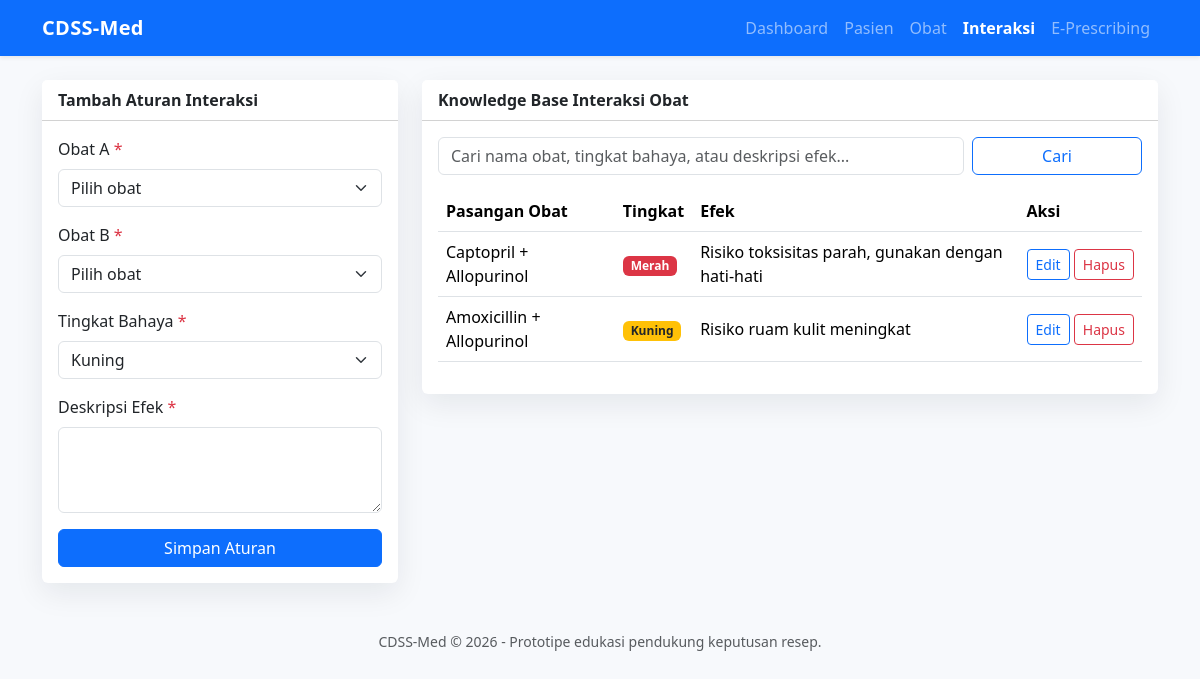
The page /interaksi.php on the database as committed earlier.
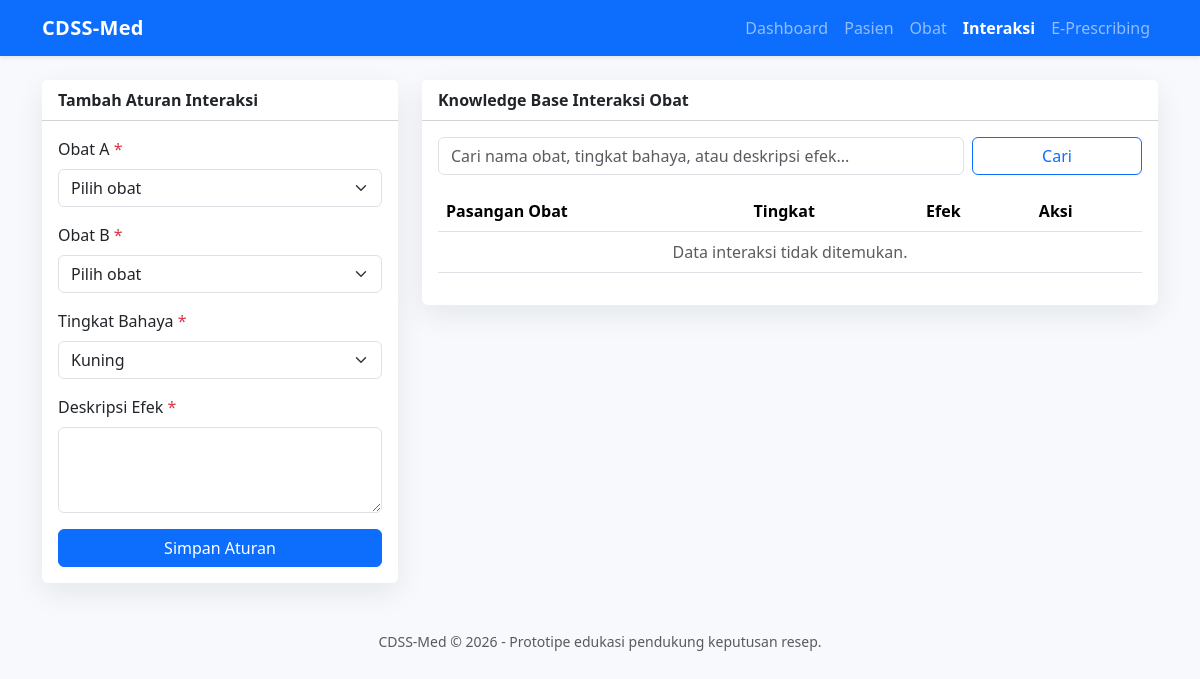
The same page on the database as committed later.
### tables this page shows
CREATE TABLE aturan_interaksi (
    id INT AUTO_INCREMENT PRIMARY KEY,
    obat1_id INT NOT NULL,
    obat2_id INT NOT NULL,
    tingkat_bahaya ENUM('Kuning', 'Merah') NOT NULL,
    deskripsi_efek TEXT NOT NULL,
    created_at TIMESTAMP DEFAULT CURRENT_TIMESTAMP,
    CONSTRAINT fk_interaksi_obat1 FOREIGN KEY (obat1_id) REFERENCES obat(id) ON DELETE CASCADE,
    CONSTRAINT fk_interaksi_obat2 FOREIGN KEY (obat2_id) REFERENCES obat(id) ON DELETE CASCADE,
    CONSTRAINT chk_interaksi_obat_berbeda CHECK (obat1_id <> obat2_id),
    CONSTRAINT uq_interaksi_pasangan UNIQUE (obat1_id, obat2_id)
);

CREATE TABLE obat (
    id INT AUTO_INCREMENT PRIMARY KEY,
    nama_obat VARCHAR(120) NOT NULL UNIQUE,
    kategori VARCHAR(80) NULL,
    harga DECIMAL(12,2) NOT NULL DEFAULT 0,
    created_at TIMESTAMP DEFAULT CURRENT_TIMESTAMP
);

### koneksi.php (called while the page is built, shortened)
<?php
function e(?string $value): string
{
    return htmlspecialchars((string) $value, ENT_QUOTES, 'UTF-8');
}

### interaksi.php (the view, shortened to what the changed rows need)
<?php
require_once 'koneksi.php';
$interaksiSql = "SELECT ai.*, o1.nama_obat AS obat1, o2.nama_obat AS obat2
     FROM aturan_interaksi ai
     JOIN obat o1 ON o1.id = ai.obat1_id
     JOIN obat o2 ON o2.id = ai.obat2_id";
$interaksiParams = array();
$interaksiSql .= ' ORDER BY ai.tingkat_bahaya DESC, o1.nama_obat';
$stmtInteraksi = $pdo->prepare($interaksiSql);
$stmtInteraksi->execute($interaksiParams);
$interaksiList = $stmtInteraksi->fetchAll();
require 'header.php';
?>
<div class="row g-4">
    <div class="col-lg-8">
        <div class="card">
            <div class="card-body">
                <div class="table-responsive">
                <table class="table table-hover align-middle">
                    <thead><tr><th>Pasangan Obat</th><th>Tingkat</th><th>Efek</th><th>Aksi</th></tr></thead>
                    <tbody>
                    <?php if (!$interaksiList): ?>
                        <tr><td colspan="4" class="text-center text-muted">Data interaksi tidak ditemukan.</td></tr>
                    <?php endif; ?>
                    <?php foreach ($interaksiList as $row): ?>
                        <tr>
                            <td><?= e($row['obat1']); ?> + <?= e($row['obat2']); ?></td>
                            <td><span class="badge <?= $row['tingkat_bahaya'] === 'Merah' ? 'badge-merah' : 'badge-kuning'; ?>"><?= e($row['tingkat_bahaya']); ?></span></td>
                            <td><?= e($row['deskripsi_efek']); ?></td>
                            <td class="text-nowrap">
                                <a class="btn btn-sm btn-outline-primary" href="?edit=<?= e($row['id']); ?>">Edit</a>
                                <a class="btn btn-sm btn-outline-danger" href="?hapus=<?= e($row['id']); ?>" onclick="return confirm('Hapus aturan ini?')">Hapus</a>
                            </td>
                        </tr>
                    <?php endforeach; ?>
                    </tbody>
                </table>
                </div>
            </div>
        </div>
    </div>
</div>
<?php require 'footer.php'; ?>

### header.php (shortened to what the changed rows need)
<?php
$currentPage = basename($_SERVER['PHP_SELF']);
$menus = [
    'index.php' => 'Dashboard',
    'pasien.php' => 'Pasien',
    'obat.php' => 'Obat',
    'interaksi.php' => 'Interaksi',
    'e_prescribing.php' => 'E-Prescribing',
];
?>
<!doctype html>
<html lang="id">
<head>
    <link href="https://cdn.jsdelivr.net/npm/bootstrap@5.3.3/dist/css/bootstrap.min.css" rel="stylesheet">
</head>
<body>
<nav class="navbar navbar-expand-lg navbar-dark bg-primary shadow-sm">
    <div class="container">
        <div class="collapse navbar-collapse" id="navbarNav">
            <ul class="navbar-nav ms-auto">
                <?php foreach ($menus as $file => $label): ?>
                    <li class="nav-item">
                        <a class="nav-link <?= $currentPage === $file ? 'active fw-semibold' : ''; ?>" href="<?= $file; ?>"><?= $label; ?></a>
                    </li>
                <?php endforeach; ?>
            </ul>
        </div>
    </div>
</nav>
<main class="container py-4">

Rows that differ between the two databases and show on the page:
removed aturan_interaksi: obat1.nama_obat "Captopril", obat2.nama_obat "Allopurinol", tingkat_bahaya "Merah", deskripsi_efek "Risiko toksisitas parah, gunakan dengan hati-hati"
removed aturan_interaksi: obat1.nama_obat "Amoxicillin", obat2.nama_obat "Allopurinol", tingkat_bahaya "Kuning", deskripsi_efek "Risiko ruam kulit meningkat"
Other text that changed with them:
text now shown: "Data interaksi tidak ditemukan."
